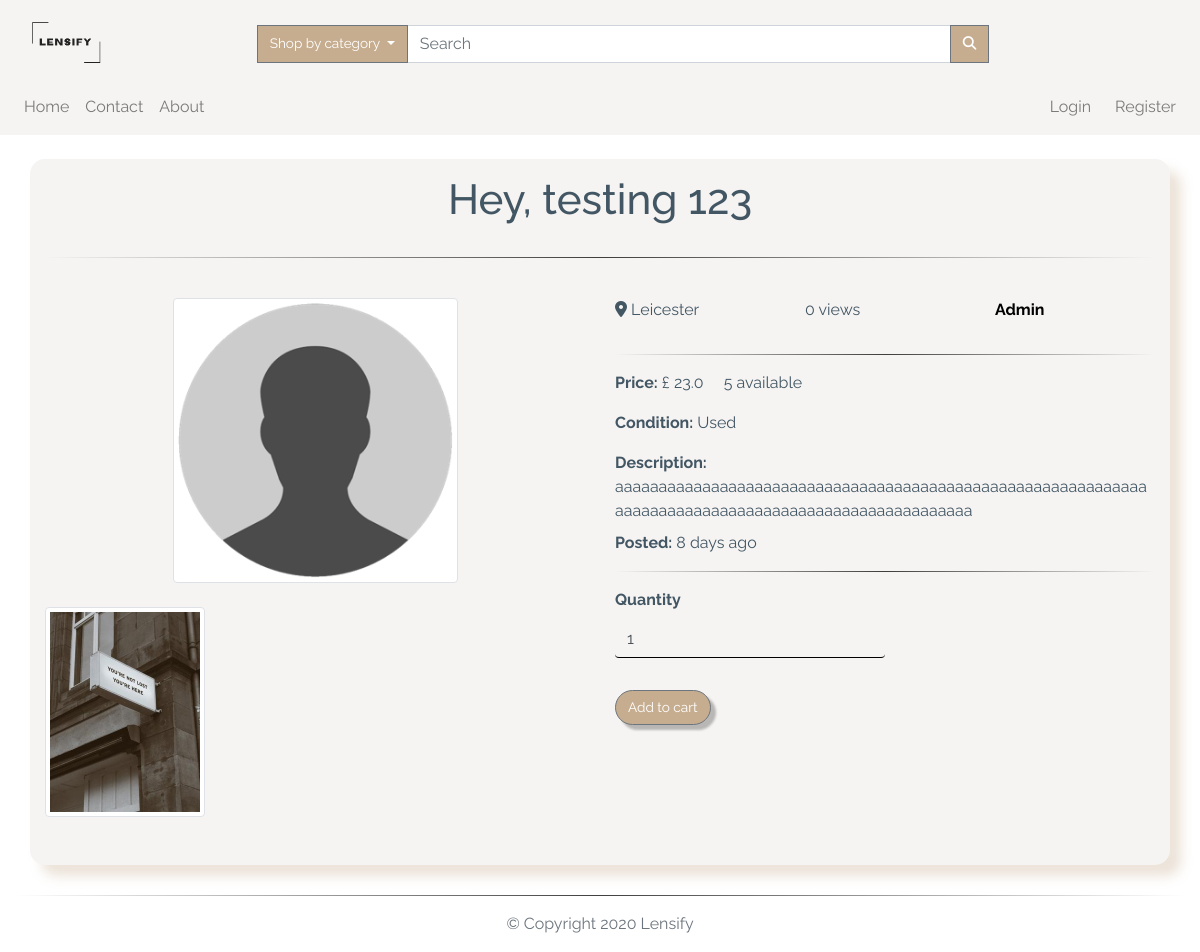
The app's page /item/19, older data.
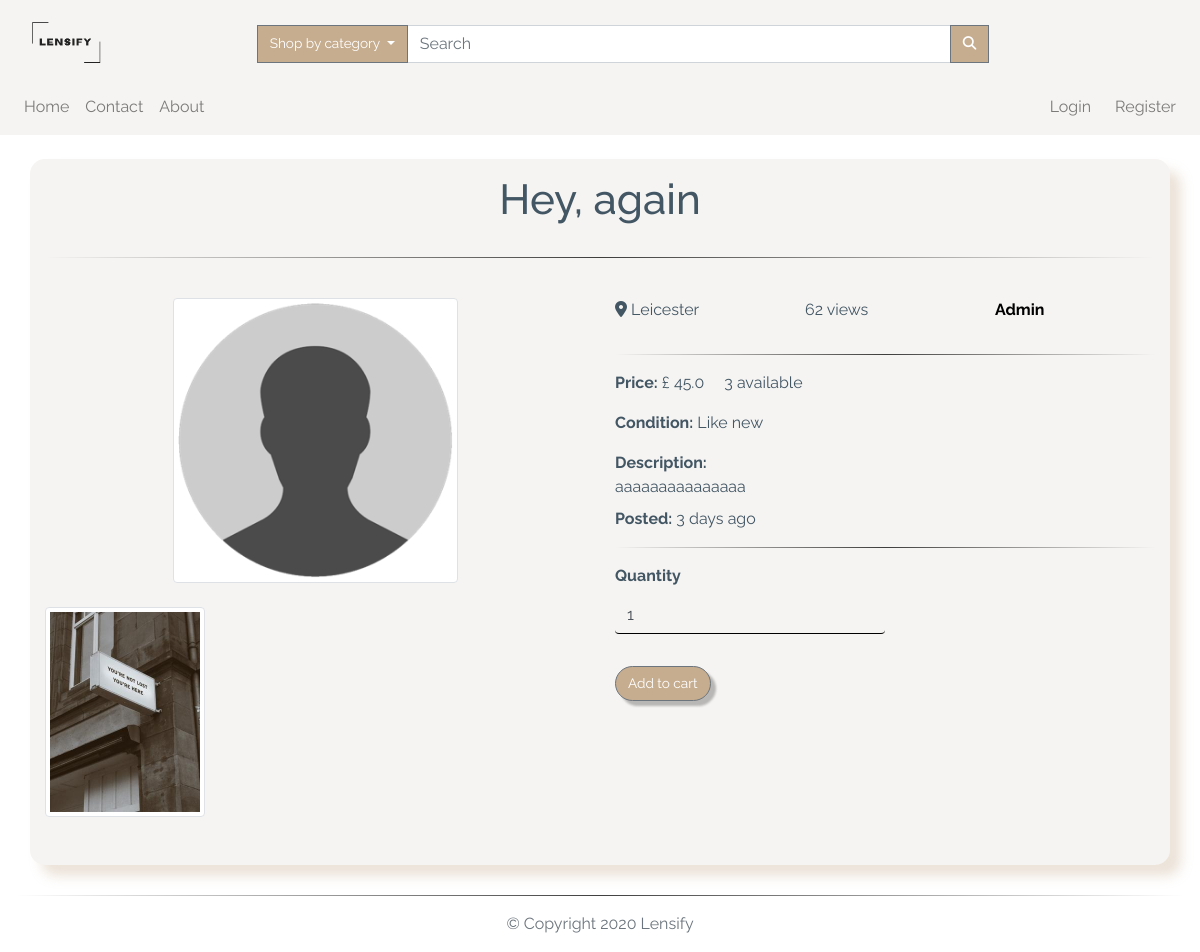
The same page, newer data.
### app/models.py (models this page shows, shortened)
class TimestampMixin(object):
    created_at = db.Column(db.DateTime, nullable=False,
                           default=datetime.utcnow)
    updated_at = db.Column(db.DateTime, onupdate=datetime.utcnow)

class ItemForSale(db.Model, TimestampMixin):
    __tablename__ = "for_sale"
    id = db.Column(db.Integer, primary_key=True)
    title = db.Column(db.String(100), nullable=False)
    description = db.Column(db.Text, nullable=False)
    quantity = db.Column(db.Integer, nullable=False, default=1)
    condition = db.Column(db.String(50), nullable=False)
    item_city = db.Column(db.String(50), nullable=False)
    price = db.Column(db.Float, nullable=False)
    item_views = db.Column(db.Integer, default=0)
    image_file = db.Column(Json(128), nullable=False,
                           default=['item.jpg'])
    sold = db.Column(db.Boolean, default=False)
    seller_id = db.Column(db.Integer, db.ForeignKey("users.id"))
    category_id = db.Column(db.Integer, db.ForeignKey("categories.id"))

class User(db.Model, TimestampMixin, UserMixin):
    __tablename__ = "users"
    id = db.Column(db.Integer, primary_key=True)
    first_name = db.Column(db.String(50), nullable=False)
    last_name = db.Column(db.String(50), nullable=False)
    username = db.Column(db.String(50), unique=True, nullable=False)
    email = db.Column(db.String(115), unique=True, nullable=False)
    image_file = db.Column(db.String(80), nullable=False,
                           default="default.jpg")
    password_hash = db.Column(db.String(60), nullable=False)
    items_for_sale = db.relationship(
        "ItemForSale", backref="seller", lazy="dynamic")
    items_buyer = db.relationship("Order", backref="buyer", lazy="dynamic")
    address = db.relationship(
        "Address", secondary="user_addresses", backref="user", lazy="dynamic"
    )
    followed = db.relationship(
        'User', secondary=followers,
        primaryjoin=(followers.c.follower_id == id),
        secondaryjoin=(followers.c.followed_id == id),
        backref=db.backref('followers', lazy='dynamic'), lazy='dynamic')
    reviewed = db.relationship(
        'Review', backref='user_reviewed', primaryjoin=(Review.user_reviewed_id == id), lazy="dynamic"
    )
    reviewer = db.relationship(
        'Review', backref='user_reviewer', primaryjoin=(Review.user_reviewer_id == id), lazy="dynamic"
    )

### app/routes.py (the view, shortened to what this page needs)
@app.route("/item/<item_id>", methods=["GET", "POST"])
def item(item_id):
    form = AddToCartForm()
    item = ItemForSale.query.filter_by(id=item_id).first_or_404()
    item.item_views += 1
    db.session.commit()
    return render_template("item_details.html", title="Item Details", item=item, form=form)

### app/forms.py
class AddToCartForm(FlaskForm):
    quantity = h5fields.IntegerField(
        "Quantity", default=1, widget=h5widgets.NumberInput(min=1, max=100, step=1), validators=[DataRequired(message="Please only insert numerical values")])
    submit = SubmitField('Add to cart')

### app/models.py (called while the page is built)
    def process_result_value(self, value, dialect):
        return json.loads(value)

### app/routes.py (called while the page is built)
@app.before_request
def before_request():
    if current_user.is_authenticated:
        current_user.updated_at = datetime.utcnow()
        db.session.commit()

@app.context_processor
def inject_categories():
    categories = Category.query.join(
        ItemForSale, (Category.id == ItemForSale.category_id)).all()
    return dict(categories=categories)

### app/templates/item_details.html (shortened to what this page needs)
{% extends "layout.html" %}
{% import "bootstrap/wtf.html" as wtf %}
{% block app_content %}
<div class="container custom-bg my-4">
  <div class="row justify-content-center">
    <h1 class="col-12 text-center my-3">
      {{ item.title.capitalize() }}
    </h1>
  </div>
  <hr>
  <div class="row justify-content-center">
    <div class="col-12 col-sm-6 my-4" aria-labelledby="item-picture">
      <div class="row justify-content-center">
        <img class="img-fluid w-50 thumb img-thumbnail" id="largeImage"
          src="{{url_for('static', filename='img/items/' + item.image_file[0])}}" alt="{{item.title}}">
      </div>
      <div class="row my-4 thumbnails">
        {% if item.image_file[1] in item.image_file %}
        <div class="col-4">
          <img class="img-fluid thumb img-thumbnail"
            src="{{url_for('static', filename='img/items/' + item.image_file[1])}}" alt="{{item.title}}">
        </div>
        {%endif%}
      </div>
    </div>
    <div class="col-12 col-sm-6 my-4">
      <div class="row text-break">
        <p class="text-capitalize col-md-4">
          <i class="fas fa-map-marker-alt"></i> {{item.item_city }}
        </p>
        <p class="col-md-4">
          {{item.item_views}} views
        </p>
        <p class="col-md-4">
          <a href="{{url_for('user', username=item.seller.username)}}" class="text-capitalize" alt="{{item.title}}">
            <strong>{{ item.seller.username }} </strong>
          </a>
        </p>
      </div>
      <hr>
      <div class="row text-break">
        <div class="col-12">
          <p>
            <strong>Price:</strong> £ {{ item.price }} <span class="ml-3">{{item.quantity}} available</span>
          </p>
          <p>
            <strong>Condition:</strong> {{ item.condition }}
          </p>
          <p class="my-2">
            <strong>Description:</strong><span class="d-block">{{ item.description }}</span>
          </p>
          <p class="my-2">
            <strong>Posted:</strong> {{ moment(item.created_at).fromNow() }}
          </p>
          <hr>
          <form action="{{url_for('item', item_id=item.id)}}" method='POST' class="form">
            {{wtf.form_field(form.quantity, class="form-control w-50")}}
            {{wtf.form_field(form.submit, class="mt-3 btn btn-secondary")}}
          </form>
        </div>
      </div>
    </div>
  </div>
</div>
{% endblock app_content %}

### app/templates/layout.html (shortened to what this page needs)
{% extends "bootstrap/base.html" %}
{% block styles %}
<link rel="stylesheet" href="https://stackpath.bootstrapcdn.com/bootstrap/4.5.0/css/bootstrap.min.css"
>
<link rel="stylesheet" href="https://cdnjs.cloudflare.com/ajax/libs/animate.css/3.7.0/animate.css" />
<link rel="stylesheet" href="{{url_for('.static', filename='css/styles.css')}}" />
{% endblock styles %}
{% block body %}
{% block navbar %}
<nav class="navbar navbar-expand-lg navbar-light custom-bg">
  <a href="{{url_for('index')}}" class="col-4 col-md-2 logo-container">
    <img class="navbar-brand img-fluid mt-2" src="{{url_for('.static', filename='img/logo.png')}}" alt="logo" />
  </a>
  <div class="collapse navbar-collapse pt-2 col-12 col-lg-9" id="search">
    <form class="form-inline col-12 input-group">
      <div class="dropdown ml-3 input-group-append">
        <button class="btn btn-secondary dropdown-toggle no-radius" type="button" id="dropdownMenuButton"
          data-toggle="dropdown" aria-haspopup="true" aria-expanded="false">
          Shop by category
        </button>
      </div>
      <input class="form-control col-8 input-group-append" type="search" placeholder="Search" aria-label="Search" />
      <div class="input-group-append">
        <button class="btn btn-secondary no-radius" type="submit">
          <i class="fas fa-search"></i>
        </button>
      </div>
    </form>
  </div>
</nav>
<nav class="navbar navbar-expand-lg navbar-light custom-bg py-0">
  <div id="links" class="collapse navbar-collapse py-2">
    <div class="navbar-nav text-center">
      <a class="nav-item nav-link" href="{{url_for('index')}}">Home</a>
      <a class="nav-item nav-link" href="#">Contact</a>
      <a class="nav-item nav-link" href="#">About</a>
    </div>
    <div class="navbar-nav ml-auto text-center">
      {% if current_user.is_authenticated %}
      <div class="dropdown">
        <a class="dropdown-toggle" type="button" id="dropdownMenuButton" data-toggle="dropdown" aria-haspopup="true"
          aria-expanded="false">
          Hello, {{current_user.first_name.capitalize()}}
        </a>
        <div class="dropdown-menu dropdown-menu-right text-center" aria-labelledby="dropdownMenuButton">
          <a class="dropdown-item" href="{{url_for('user', username=current_user.username)}}">
            Account
          </a>
          <a class="dropdown-item" href="{{url_for('user_settings')}}">
            Settings
          </a>
          <a class="dropdown-item" href="{{url_for('new_item')}}">
            Sell
          </a>
          <a class="dropdown-item" href="{{url_for('logout')}}">Sign out</a>
        </div>
      </div>
      <div class="ml-3 text-center d-none d-lg-block" id="cart">
        <a href="{{url_for('cart')}}">
          <i class="fas fa-shopping-cart fa-lg"></i> ({{session['cart']|length}})
        </a>
      </div>
      {%else%}
      <a class="nav-item nav-link mr-2" href="{{url_for('login')}}">Login</a>
      <a class="nav-item nav-link" href="{{url_for('register')}}">Register</a>
      {%endif%}
    </div>
  </div>
</nav>
{% endblock navbar%}
{% block content %}
<main class="my-auto">
  <div class="container-fluid">
    {% block app_content %} {% endblock app_content %}
  </div>
</main>
{% endblock content%}
<footer class="footer navbar-fixed-bottom">
  <div class="container-fluid">
    <hr>
    <p class="text-muted pb-3 text-center">
      &copy;
      Copyright
      Lensify
    </p>
  </div>
</footer>
{% endblock body %}

### app/static/css/styles.css (style rules this page uses)
:root { --main-color: #fff; --second-color: #425664; --third-color: #f6f4f2; --fourth-color: #c6ad8f; }
*, *::before, *::after { margin: 0; padding: 0; box-sizing: border-box; list-style: none; text-decoration: none; }
body, html { background: var(--main-color); min-height: 100vh; width: 100%; color: var(--second-color); font-family: "Raleway", sans-serif; word-break: normal; }
html { position: relative; }
.footer { position: absolute; bottom: 0; width: 100%; height: 10px; }
a { color: black; text-decoration: none; cursor: pointer; }
h1 { font-size: 3.5vw; }
P { word-break: normal; }
.container { box-shadow: 0.7rem 0.7rem 0.7rem rgba(198, 173, 143, 0.341); border-radius: 15px; }
label { font-weight: bold; display: block; }
input[type="number"] { border: none; background: transparent; border-bottom: 1px solid black; }
.thumb { cursor: pointer; }
hr { border: none; height: 1px; background-image: linear-gradient( to right, rgba(0, 0, 0, 0), rgba(0, 0, 0, 0.75), rgba(0, 0, 0, 0) ); }
.btn { font-size: 85%; white-space: nowrap; }
.btn-secondary { filter: drop-shadow(5px 5px 1px rgba(0, 0, 0, 0.25)); background-color: var(--fourth-color); border-radius: 20px; color: var(--main-color); }
.no-radius { filter: none; border-radius: 0px; color: var(--main-color); }
.custom-bg { background-color: var(--third-color); }
.logo-container img { width: 70px; height: 55px; }

Row changes from the older to the newer data that the page shows:
changed ItemForSale "Leicester": title "Hey, testing 123" → "Hey, again"; item_views "0" → "62"; price "23.0" → "45.0"; quantity "5" → "3"; condition "Used" → "Like new"; description "aaaaaaaaaaaaaaaaaaaaaaaaaaaaaaaaaaaaaaaaaaaaaaaaaaaaaaaaaaaaaaaaaaaaaaaaaaaaaaaaaaaaaaaaaaaaaaaaaaaaaa" → "aaaaaaaaaaaaaaa"; created_at "8 days ago" → "3 days ago"
